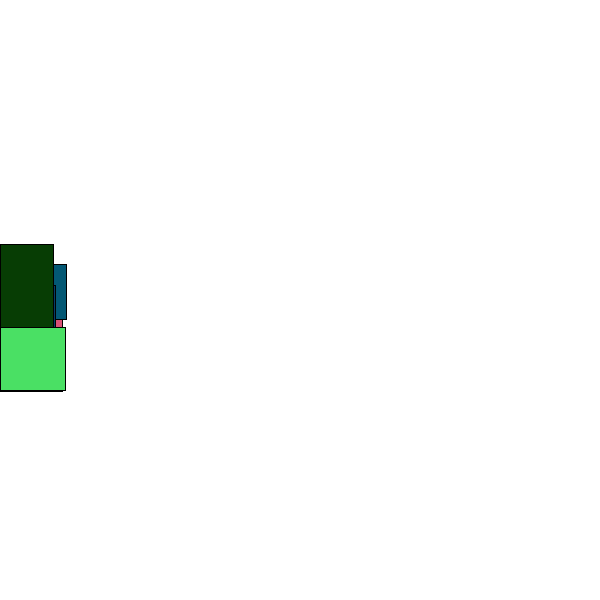
Frame 1 (no input)
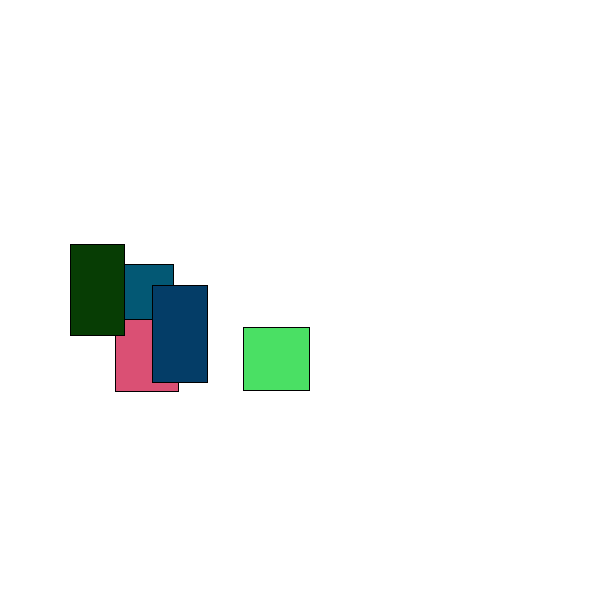
Frame 60 (the mouse pressed at the canvas centre just before this capture)
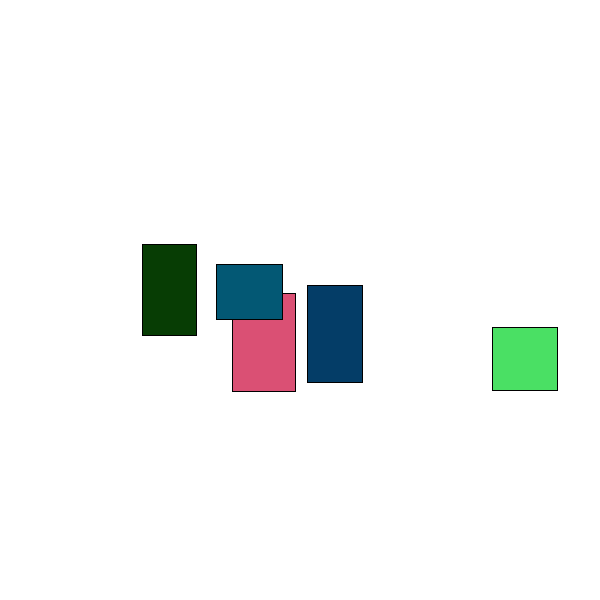
Frame 120 (the mouse held since frame 60 and released just before this capture)

The Processing sketch that drew these frames (run headless with seeded random() and noise(); from frame 60 on, the mouse is pressed at the canvas centre):

// Processing sketch: Question1SanaaBoddie
// ── Question1SanaaBoddie.pde
Rectangle[] rectangles;

void setup(){
  size(600,600);
  rectangles = new Rectangle[5];
  for(int i = 0; i<rectangles.length; i++){
    rectangles[i] = new Rectangle(0,random(100,400), random(50,100), random(50,100), random(1,5), color(random(0,255), random(0,255), random(0,255)));
  }
}

void draw(){
  background(255);
  for(int i = 0; i<rectangles.length; i++){
    rectangles[i].display();
    rectangles[i].move();
  }
}

// ── Rectangle.pde
class Rectangle{
  float x;
  float y;
  float w;
  float h;
  float speed;
  color c;
  
  Rectangle(float x, float y, float w, float h, float speed, color c){
    this.x = x;
    this.y = y;
    this.w = w;
    this.h = h;
    this.speed = speed;
    this.c = c;
  }
  
  void display(){
    fill(c);
    rect(x, y, w, h);
  }
  
  void move(){
    x = x+speed;
    if(x>550|| x < 0){
      speed = -speed;
    }
  }
}
